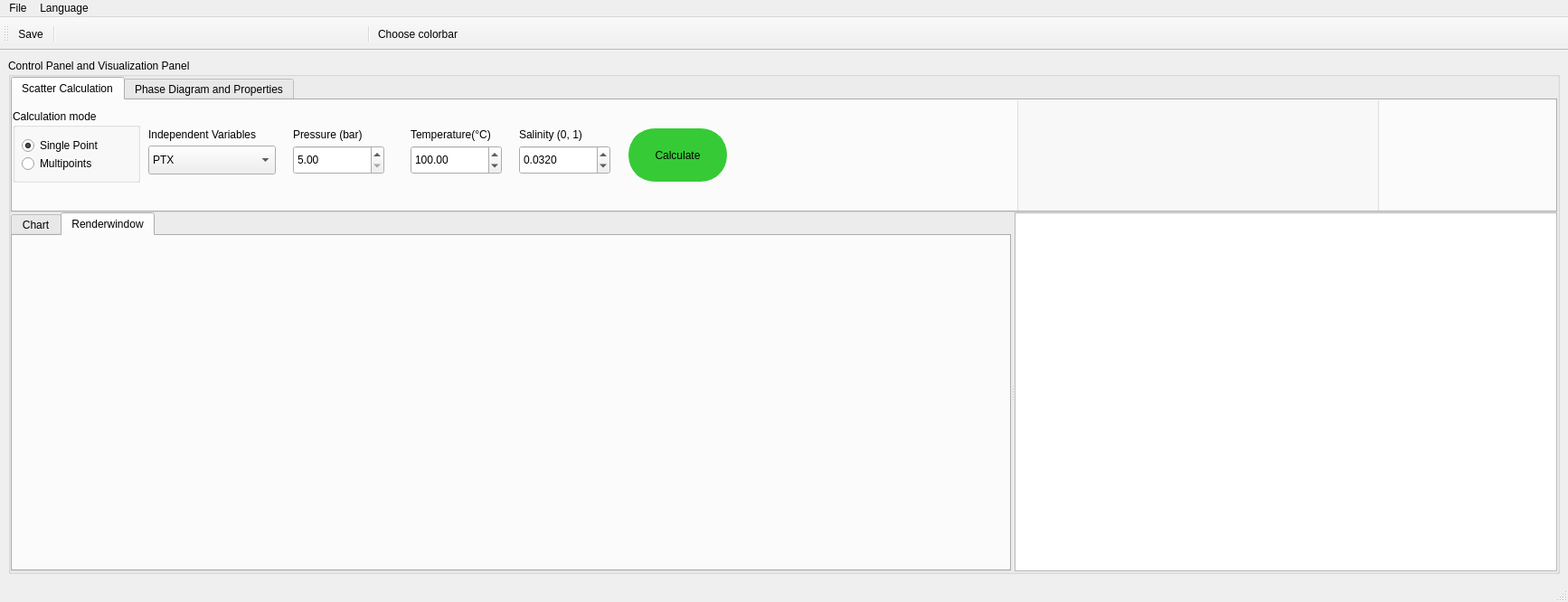
<?xml version="1.0" encoding="UTF-8"?>
<ui version="4.0">
 <class>MainWindow</class>
 <widget class="QMainWindow" name="MainWindow">
  <property name="geometry">
   <rect>
    <x>0</x>
    <y>0</y>
    <width>1734</width>
    <height>666</height>
   </rect>
  </property>
  <property name="minimumSize">
   <size>
    <width>1000</width>
    <height>500</height>
   </size>
  </property>
  <property name="windowTitle">
   <string>MainWindow</string>
  </property>
  <property name="windowIcon">
   <iconset resource="Icons/icons.qrc">
    <normaloff>:/Icons/help.png</normaloff>:/Icons/help.png</iconset>
  </property>
  <property name="iconSize">
   <size>
    <width>22</width>
    <height>22</height>
   </size>
  </property>
  <widget class="QWidget" name="centralwidget">
   <layout class="QGridLayout" name="gridLayout">
    <item row="0" column="0">
     <widget class="QGroupBox" name="groupBoxGraph">
      <property name="sizePolicy">
       <sizepolicy hsizetype="Expanding" vsizetype="Expanding">
        <horstretch>1</horstretch>
        <verstretch>1</verstretch>
       </sizepolicy>
      </property>
      <property name="title">
       <string>Control Panel and Visualization Panel</string>
      </property>
      <layout class="QVBoxLayout">
       <property name="spacing">
        <number>0</number>
       </property>
       <property name="leftMargin">
        <number>0</number>
       </property>
       <property name="topMargin">
        <number>0</number>
       </property>
       <property name="rightMargin">
        <number>0</number>
       </property>
       <property name="bottomMargin">
        <number>0</number>
       </property>
       <item>
        <widget class="QTabWidget" name="tabWidget">
         <property name="minimumSize">
          <size>
           <width>0</width>
           <height>100</height>
          </size>
         </property>
         <property name="maximumSize">
          <size>
           <width>16777215</width>
           <height>150</height>
          </size>
         </property>
         <property name="currentIndex">
          <number>0</number>
         </property>
         <widget class="QWidget" name="tab">
          <attribute name="icon">
           <iconset resource="Icons/icons.qrc">
            <normaloff>:/Icons/Icons_PV/pqPolygonSelectSurfacePoint.svg</normaloff>:/Icons/Icons_PV/pqPolygonSelectSurfacePoint.svg</iconset>
          </attribute>
          <attribute name="title">
           <string>Scatter Calculation</string>
          </attribute>
          <widget class="QDoubleSpinBox" name="doubleSpinBox">
           <property name="geometry">
            <rect>
             <x>310</x>
             <y>50</y>
             <width>101</width>
             <height>32</height>
            </rect>
           </property>
           <property name="decimals">
            <number>2</number>
           </property>
           <property name="minimum">
            <double>5.000000000000000</double>
           </property>
           <property name="maximum">
            <double>1000.000000000000000</double>
           </property>
           <property name="value">
            <double>5.000000000000000</double>
           </property>
          </widget>
          <widget class="QGroupBox" name="groupBox">
           <property name="geometry">
            <rect>
             <x>0</x>
             <y>10</y>
             <width>141</width>
             <height>81</height>
            </rect>
           </property>
           <property name="title">
            <string>Calculation mode</string>
           </property>
           <widget class="QRadioButton" name="radioButton">
            <property name="geometry">
             <rect>
              <x>10</x>
              <y>30</y>
              <width>121</width>
              <height>20</height>
             </rect>
            </property>
            <property name="text">
             <string>Single Point</string>
            </property>
            <property name="icon">
             <iconset resource="Icons/icons.qrc">
              <normaloff>:/Icons/Icons_PV/pqInsituBreakpoint16.png</normaloff>:/Icons/Icons_PV/pqInsituBreakpoint16.png</iconset>
            </property>
            <property name="checked">
             <bool>true</bool>
            </property>
           </widget>
           <widget class="QRadioButton" name="radioButton_2">
            <property name="geometry">
             <rect>
              <x>10</x>
              <y>50</y>
              <width>121</width>
              <height>20</height>
             </rect>
            </property>
            <property name="text">
             <string>Multipoints</string>
            </property>
            <property name="icon">
             <iconset resource="Icons/icons.qrc">
              <normaloff>:/Icons/Icons_PV/pqSelectChartPolygon.svg</normaloff>:/Icons/Icons_PV/pqSelectChartPolygon.svg</iconset>
            </property>
           </widget>
          </widget>
          <widget class="QPushButton" name="pushButton_2">
           <property name="geometry">
            <rect>
             <x>680</x>
             <y>30</y>
             <width>111</width>
             <height>61</height>
            </rect>
           </property>
           <property name="toolTip">
            <string extracomment="Calculate Scatter point"/>
           </property>
           <property name="statusTip">
            <string/>
           </property>
           <property name="styleSheet">
            <string notr="true">background-color: rgba(0, 190,0,200);
border-style: solid;
border-color: white;
border-width: 1px;
border-radius: 30px;</string>
           </property>
           <property name="text">
            <string>Calculate</string>
           </property>
          </widget>
          <widget class="QComboBox" name="comboBox">
           <property name="geometry">
            <rect>
             <x>150</x>
             <y>50</y>
             <width>141</width>
             <height>32</height>
            </rect>
           </property>
           <item>
            <property name="text">
             <string>PTX</string>
            </property>
           </item>
           <item>
            <property name="text">
             <string>PHX</string>
            </property>
           </item>
          </widget>
          <widget class="QLabel" name="label">
           <property name="geometry">
            <rect>
             <x>150</x>
             <y>30</y>
             <width>151</width>
             <height>16</height>
            </rect>
           </property>
           <property name="text">
            <string>Independent Variables</string>
           </property>
          </widget>
          <widget class="QLabel" name="label_2">
           <property name="geometry">
            <rect>
             <x>310</x>
             <y>30</y>
             <width>91</width>
             <height>16</height>
            </rect>
           </property>
           <property name="text">
            <string>Pressure (bar)</string>
           </property>
          </widget>
          <widget class="QDoubleSpinBox" name="doubleSpinBox_2">
           <property name="geometry">
            <rect>
             <x>440</x>
             <y>50</y>
             <width>101</width>
             <height>32</height>
            </rect>
           </property>
           <property name="minimum">
            <double>0.000000000000000</double>
           </property>
           <property name="maximum">
            <double>1000.000000000000000</double>
           </property>
           <property name="singleStep">
            <double>5.000000000000000</double>
           </property>
           <property name="value">
            <double>100.000000000000000</double>
           </property>
          </widget>
          <widget class="QLabel" name="label_3">
           <property name="geometry">
            <rect>
             <x>440</x>
             <y>30</y>
             <width>101</width>
             <height>16</height>
            </rect>
           </property>
           <property name="text">
            <string>Temperature(°C)</string>
           </property>
          </widget>
          <widget class="QDoubleSpinBox" name="doubleSpinBox_3">
           <property name="geometry">
            <rect>
             <x>560</x>
             <y>50</y>
             <width>101</width>
             <height>32</height>
            </rect>
           </property>
           <property name="decimals">
            <number>4</number>
           </property>
           <property name="minimum">
            <double>0.000100000000000</double>
           </property>
           <property name="maximum">
            <double>0.999900000000000</double>
           </property>
           <property name="singleStep">
            <double>0.000100000000000</double>
           </property>
           <property name="value">
            <double>0.032000000000000</double>
           </property>
          </widget>
          <widget class="QLabel" name="label_4">
           <property name="geometry">
            <rect>
             <x>560</x>
             <y>30</y>
             <width>91</width>
             <height>16</height>
            </rect>
           </property>
           <property name="text">
            <string>Salinity (0, 1)</string>
           </property>
          </widget>
          <widget class="QGroupBox" name="group_Meters">
           <property name="geometry">
            <rect>
             <x>1110</x>
             <y>-30</y>
             <width>401</width>
             <height>161</height>
            </rect>
           </property>
           <property name="title">
            <string>GroupBox</string>
           </property>
           <widget class="Meter" name="meter_thirdVar" native="true">
            <property name="geometry">
             <rect>
              <x>270</x>
              <y>30</y>
              <width>120</width>
              <height>80</height>
             </rect>
            </property>
           </widget>
           <widget class="Meter" name="meter_firstVar" native="true">
            <property name="geometry">
             <rect>
              <x>10</x>
              <y>30</y>
              <width>120</width>
              <height>80</height>
             </rect>
            </property>
           </widget>
           <widget class="Meter" name="meter_secondVar" native="true">
            <property name="geometry">
             <rect>
              <x>140</x>
              <y>30</y>
              <width>120</width>
              <height>80</height>
             </rect>
            </property>
           </widget>
          </widget>
         </widget>
         <widget class="QWidget" name="tab_2">
          <attribute name="icon">
           <iconset resource="Icons/icons.qrc">
            <normaloff>:/Icons/Icons_PV/pqProbeLocation.svg</normaloff>:/Icons/Icons_PV/pqProbeLocation.svg</iconset>
          </attribute>
          <attribute name="title">
           <string>Phase Diagram and Properties</string>
          </attribute>
          <widget class="QGroupBox" name="groupBox_2">
           <property name="geometry">
            <rect>
             <x>10</x>
             <y>0</y>
             <width>101</width>
             <height>111</height>
            </rect>
           </property>
           <property name="title">
            <string>Dimension</string>
           </property>
           <widget class="QRadioButton" name="radioButton_3">
            <property name="geometry">
             <rect>
              <x>10</x>
              <y>20</y>
              <width>81</width>
              <height>20</height>
             </rect>
            </property>
            <property name="text">
             <string>1D</string>
            </property>
            <property name="icon">
             <iconset resource="Icons/icons.qrc">
              <normaloff>:/Icons/Icons_PV/pqPlotLineOverTime24.png</normaloff>:/Icons/Icons_PV/pqPlotLineOverTime24.png</iconset>
            </property>
            <property name="checked">
             <bool>true</bool>
            </property>
           </widget>
           <widget class="QRadioButton" name="radioButton_4">
            <property name="geometry">
             <rect>
              <x>10</x>
              <y>50</y>
              <width>81</width>
              <height>20</height>
             </rect>
            </property>
            <property name="text">
             <string>2D</string>
            </property>
            <property name="icon">
             <iconset resource="Icons/icons.qrc">
              <normaloff>:/Icons/Icons_PV/pqSlice.svg</normaloff>:/Icons/Icons_PV/pqSlice.svg</iconset>
            </property>
           </widget>
           <widget class="QRadioButton" name="radioButton_5">
            <property name="geometry">
             <rect>
              <x>10</x>
              <y>80</y>
              <width>81</width>
              <height>20</height>
             </rect>
            </property>
            <property name="text">
             <string>3D</string>
            </property>
            <property name="icon">
             <iconset resource="Icons/icons.qrc">
              <normaloff>:/Icons/Icons_PV/pq3DView16.png</normaloff>:/Icons/Icons_PV/pq3DView16.png</iconset>
            </property>
           </widget>
          </widget>
          <widget class="QGroupBox" name="groupBox_fixed_Var">
           <property name="geometry">
            <rect>
             <x>780</x>
             <y>0</y>
             <width>231</width>
             <height>111</height>
            </rect>
           </property>
           <property name="title">
            <string>Fixed variables</string>
           </property>
           <widget class="QLabel" name="label_fixed_secondVar">
            <property name="geometry">
             <rect>
              <x>10</x>
              <y>80</y>
              <width>101</width>
              <height>20</height>
             </rect>
            </property>
            <property name="text">
             <string>Salinity (wt %)</string>
            </property>
           </widget>
           <widget class="QDoubleSpinBox" name="doubleSpinBox_fixed_firstVar">
            <property name="geometry">
             <rect>
              <x>130</x>
              <y>23</y>
              <width>91</width>
              <height>22</height>
             </rect>
            </property>
            <property name="minimum">
             <double>5.000000000000000</double>
            </property>
            <property name="maximum">
             <double>1000.000000000000000</double>
            </property>
            <property name="singleStep">
             <double>1.000000000000000</double>
            </property>
           </widget>
           <widget class="QLabel" name="label_fixed_firsVar">
            <property name="geometry">
             <rect>
              <x>10</x>
              <y>23</y>
              <width>101</width>
              <height>20</height>
             </rect>
            </property>
            <property name="text">
             <string>Pressure (bar)</string>
            </property>
           </widget>
           <widget class="QDoubleSpinBox" name="doubleSpinBox_fixed_secondVar">
            <property name="geometry">
             <rect>
              <x>130</x>
              <y>80</y>
              <width>91</width>
              <height>22</height>
             </rect>
            </property>
            <property name="decimals">
             <number>4</number>
            </property>
            <property name="minimum">
             <double>0.000100000000000</double>
            </property>
            <property name="maximum">
             <double>0.999900000000000</double>
            </property>
            <property name="singleStep">
             <double>0.000100000000000</double>
            </property>
            <property name="value">
             <double>0.032000000000000</double>
            </property>
           </widget>
          </widget>
          <widget class="QPushButton" name="pushButton">
           <property name="geometry">
            <rect>
             <x>1330</x>
             <y>10</y>
             <width>102</width>
             <height>102</height>
            </rect>
           </property>
           <property name="styleSheet">
            <string notr="true">border-radius: 50px 50px;
background-color: qlineargradient(spread:pad, x1:1, y1:1, x2:0, y2:0, stop:0 rgba(0, 196, 0, 255), stop:1 rgba(255, 255, 255, 255)); 
QPushButton#pushButton {
     background-color: yellow;
 }
 QPushButton#pushButton:hover {
     background-color: green;
 }
QPushButton:hover{
                   &quot;background-color:rgba(100,255,100,100);&quot;
                   &quot;border-color:rgba(255,255,255,200);&quot;
                   &quot;color:rgba(0,0,0,200);&quot;
                   };</string>
           </property>
           <property name="text">
            <string>Calculate</string>
           </property>
           <property name="iconSize">
            <size>
             <width>50</width>
             <height>50</height>
            </size>
           </property>
          </widget>
          <widget class="QGroupBox" name="groupBox_Variables">
           <property name="geometry">
            <rect>
             <x>230</x>
             <y>-1</y>
             <width>541</width>
             <height>111</height>
            </rect>
           </property>
           <property name="title">
            <string>Variables</string>
           </property>
           <widget class="QLabel" name="label_delta_firstVar">
            <property name="geometry">
             <rect>
              <x>10</x>
              <y>53</y>
              <width>71</width>
              <height>20</height>
             </rect>
            </property>
            <property name="text">
             <string>dT(kJ/kg):</string>
            </property>
           </widget>
           <widget class="QDoubleSpinBox" name="doubleSpinBox_min_firstVar">
            <property name="enabled">
             <bool>true</bool>
            </property>
            <property name="geometry">
             <rect>
              <x>80</x>
              <y>83</y>
              <width>91</width>
              <height>22</height>
             </rect>
            </property>
            <property name="minimum">
             <double>273.149999999999977</double>
            </property>
            <property name="maximum">
             <double>1273.150000000000091</double>
            </property>
            <property name="singleStep">
             <double>1.000000000000000</double>
            </property>
            <property name="value">
             <double>273.149999999999977</double>
            </property>
           </widget>
           <widget class="QLabel" name="label_min_firstVar">
            <property name="geometry">
             <rect>
              <x>9</x>
              <y>83</y>
              <width>71</width>
              <height>20</height>
             </rect>
            </property>
            <property name="text">
             <string>Min:</string>
            </property>
           </widget>
           <widget class="QDoubleSpinBox" name="doubleSpinBox_delta_firstVar">
            <property name="enabled">
             <bool>true</bool>
            </property>
            <property name="geometry">
             <rect>
              <x>80</x>
              <y>53</y>
              <width>91</width>
              <height>22</height>
             </rect>
            </property>
            <property name="minimum">
             <double>0.100000000000000</double>
            </property>
            <property name="maximum">
             <double>100.000000000000000</double>
            </property>
            <property name="singleStep">
             <double>1.000000000000000</double>
            </property>
            <property name="value">
             <double>10.000000000000000</double>
            </property>
           </widget>
           <widget class="QDoubleSpinBox" name="doubleSpinBox_max_firstVar">
            <property name="enabled">
             <bool>true</bool>
            </property>
            <property name="geometry">
             <rect>
              <x>80</x>
              <y>23</y>
              <width>91</width>
              <height>22</height>
             </rect>
            </property>
            <property name="styleSheet">
             <string notr="true"/>
            </property>
            <property name="minimum">
             <double>273.149999999999977</double>
            </property>
            <property name="maximum">
             <double>1273.150000000000091</double>
            </property>
            <property name="singleStep">
             <double>1.000000000000000</double>
            </property>
            <property name="value">
             <double>573.149999999999977</double>
            </property>
           </widget>
           <widget class="QLabel" name="label_max_firstVar">
            <property name="geometry">
             <rect>
              <x>9</x>
              <y>23</y>
              <width>71</width>
              <height>20</height>
             </rect>
            </property>
            <property name="text">
             <string>Max:</string>
            </property>
           </widget>
           <widget class="QLabel" name="label_delta_secondVar">
            <property name="geometry">
             <rect>
              <x>191</x>
              <y>53</y>
              <width>71</width>
              <height>20</height>
             </rect>
            </property>
            <property name="text">
             <string>dP(bar):</string>
            </property>
           </widget>
           <widget class="QLabel" name="label_min_secondVar">
            <property name="geometry">
             <rect>
              <x>190</x>
              <y>83</y>
              <width>71</width>
              <height>20</height>
             </rect>
            </property>
            <property name="text">
             <string>Min:</string>
            </property>
           </widget>
           <widget class="QDoubleSpinBox" name="doubleSpinBox_delta_secondVar">
            <property name="enabled">
             <bool>true</bool>
            </property>
            <property name="geometry">
             <rect>
              <x>260</x>
              <y>53</y>
              <width>91</width>
              <height>22</height>
             </rect>
            </property>
            <property name="minimum">
             <double>0.100000000000000</double>
            </property>
            <property name="maximum">
             <double>100.000000000000000</double>
            </property>
            <property name="singleStep">
             <double>1.000000000000000</double>
            </property>
            <property name="value">
             <double>10.000000000000000</double>
            </property>
           </widget>
           <widget class="QLabel" name="label_max_secondVar">
            <property name="geometry">
             <rect>
              <x>190</x>
              <y>23</y>
              <width>71</width>
              <height>20</height>
             </rect>
            </property>
            <property name="text">
             <string>Max:</string>
            </property>
           </widget>
           <widget class="QDoubleSpinBox" name="doubleSpinBox_max_secondVar">
            <property name="enabled">
             <bool>true</bool>
            </property>
            <property name="geometry">
             <rect>
              <x>260</x>
              <y>23</y>
              <width>91</width>
              <height>22</height>
             </rect>
            </property>
            <property name="minimum">
             <double>5.000000000000000</double>
            </property>
            <property name="maximum">
             <double>1000.000000000000000</double>
            </property>
            <property name="singleStep">
             <double>1.000000000000000</double>
            </property>
            <property name="value">
             <double>400.000000000000000</double>
            </property>
           </widget>
           <widget class="QDoubleSpinBox" name="doubleSpinBox_min_secondVar">
            <property name="enabled">
             <bool>true</bool>
            </property>
            <property name="geometry">
             <rect>
              <x>260</x>
              <y>83</y>
              <width>91</width>
              <height>22</height>
             </rect>
            </property>
            <property name="minimum">
             <double>5.000000000000000</double>
            </property>
            <property name="maximum">
             <double>1000.000000000000000</double>
            </property>
            <property name="singleStep">
             <double>1.000000000000000</double>
            </property>
            <property name="value">
             <double>5.000000000000000</double>
            </property>
           </widget>
           <widget class="QLabel" name="label_delta_thirdVar">
            <property name="geometry">
             <rect>
              <x>371</x>
              <y>53</y>
              <width>71</width>
              <height>20</height>
             </rect>
            </property>
            <property name="text">
             <string>dX:</string>
            </property>
           </widget>
           <widget class="QLabel" name="label_min_thirdVar">
            <property name="geometry">
             <rect>
              <x>370</x>
              <y>83</y>
              <width>71</width>
              <height>20</height>
             </rect>
            </property>
            <property name="text">
             <string>Min:</string>
            </property>
           </widget>
           <widget class="QDoubleSpinBox" name="doubleSpinBox_delta_thirdVar">
            <property name="enabled">
             <bool>true</bool>
            </property>
            <property name="geometry">
             <rect>
              <x>440</x>
              <y>53</y>
              <width>91</width>
              <height>22</height>
             </rect>
            </property>
            <property name="minimum">
             <double>0.100000000000000</double>
            </property>
            <property name="maximum">
             <double>100.000000000000000</double>
            </property>
            <property name="singleStep">
             <double>1.000000000000000</double>
            </property>
            <property name="value">
             <double>10.000000000000000</double>
            </property>
           </widget>
           <widget class="QDoubleSpinBox" name="doubleSpinBox_max_thirdVar">
            <property name="enabled">
             <bool>true</bool>
            </property>
            <property name="geometry">
             <rect>
              <x>440</x>
              <y>23</y>
              <width>91</width>
              <height>22</height>
             </rect>
            </property>
            <property name="minimum">
             <double>5.000000000000000</double>
            </property>
            <property name="maximum">
             <double>1000.000000000000000</double>
            </property>
            <property name="singleStep">
             <double>1.000000000000000</double>
            </property>
            <property name="value">
             <double>400.000000000000000</double>
            </property>
           </widget>
           <widget class="QLabel" name="label_max_thirdVar">
            <property name="geometry">
             <rect>
              <x>370</x>
              <y>23</y>
              <width>71</width>
              <height>20</height>
             </rect>
            </property>
            <property name="text">
             <string>Max:</string>
            </property>
           </widget>
           <widget class="QDoubleSpinBox" name="doubleSpinBox_min_thirdVar">
            <property name="enabled">
             <bool>true</bool>
            </property>
            <property name="geometry">
             <rect>
              <x>440</x>
              <y>83</y>
              <width>91</width>
              <height>22</height>
             </rect>
            </property>
            <property name="minimum">
             <double>5.000000000000000</double>
            </property>
            <property name="maximum">
             <double>1000.000000000000000</double>
            </property>
            <property name="singleStep">
             <double>1.000000000000000</double>
            </property>
            <property name="value">
             <double>5.000000000000000</double>
            </property>
           </widget>
          </widget>
          <widget class="QLabel" name="label_8">
           <property name="geometry">
            <rect>
             <x>120</x>
             <y>10</y>
             <width>91</width>
             <height>20</height>
            </rect>
           </property>
           <property name="text">
            <string>Select variable</string>
           </property>
          </widget>
          <widget class="QComboBox" name="comboBox_selectVariable">
           <property name="geometry">
            <rect>
             <x>106</x>
             <y>30</y>
             <width>121</width>
             <height>32</height>
            </rect>
           </property>
           <item>
            <property name="text">
             <string>Temperature</string>
            </property>
           </item>
           <item>
            <property name="text">
             <string>Pressure</string>
            </property>
           </item>
           <item>
            <property name="text">
             <string>Salinity</string>
            </property>
           </item>
          </widget>
          <widget class="QComboBox" name="comboBox_selectProps">
           <property name="geometry">
            <rect>
             <x>106</x>
             <y>80</y>
             <width>121</width>
             <height>32</height>
            </rect>
           </property>
           <item>
            <property name="text">
             <string>Phase Region</string>
            </property>
           </item>
           <item>
            <property name="text">
             <string>Density</string>
            </property>
           </item>
           <item>
            <property name="text">
             <string>Enthalpy</string>
            </property>
           </item>
           <item>
            <property name="text">
             <string>Saturation</string>
            </property>
           </item>
           <item>
            <property name="text">
             <string>Viscosity</string>
            </property>
           </item>
           <item>
            <property name="text">
             <string>Salinity</string>
            </property>
           </item>
          </widget>
          <widget class="QLabel" name="label_18">
           <property name="geometry">
            <rect>
             <x>120</x>
             <y>60</y>
             <width>101</width>
             <height>20</height>
            </rect>
           </property>
           <property name="text">
            <string>Select Property</string>
           </property>
          </widget>
          <widget class="QGroupBox" name="groupBox_chartOptions">
           <property name="geometry">
            <rect>
             <x>1020</x>
             <y>-1</y>
             <width>301</width>
             <height>111</height>
            </rect>
           </property>
           <property name="title">
            <string>Chart options</string>
           </property>
           <widget class="QCheckBox" name="checkBox">
            <property name="geometry">
             <rect>
              <x>150</x>
              <y>23</y>
              <width>141</width>
              <height>20</height>
             </rect>
            </property>
            <property name="text">
             <string>Scatter Points</string>
            </property>
           </widget>
           <widget class="QCheckBox" name="checkBox_2">
            <property name="geometry">
             <rect>
              <x>10</x>
              <y>50</y>
              <width>131</width>
              <height>20</height>
             </rect>
            </property>
            <property name="text">
             <string>Bulk density</string>
            </property>
           </widget>
           <widget class="QCheckBox" name="checkBox_3">
            <property name="geometry">
             <rect>
              <x>150</x>
              <y>50</y>
              <width>141</width>
              <height>20</height>
             </rect>
            </property>
            <property name="text">
             <string>Liquid density</string>
            </property>
           </widget>
           <widget class="QCheckBox" name="checkBox_4">
            <property name="geometry">
             <rect>
              <x>10</x>
              <y>80</y>
              <width>131</width>
              <height>20</height>
             </rect>
            </property>
            <property name="text">
             <string>Vapour density</string>
            </property>
           </widget>
           <widget class="QCheckBox" name="checkBox_5">
            <property name="geometry">
             <rect>
              <x>150</x>
              <y>80</y>
              <width>141</width>
              <height>20</height>
             </rect>
            </property>
            <property name="text">
             <string>Halite density</string>
            </property>
           </widget>
           <widget class="QCheckBox" name="checkBox_6">
            <property name="geometry">
             <rect>
              <x>10</x>
              <y>23</y>
              <width>141</width>
              <height>20</height>
             </rect>
            </property>
            <property name="text">
             <string>Phase Region</string>
            </property>
            <property name="checked">
             <bool>true</bool>
            </property>
           </widget>
          </widget>
          <widget class="QRoundProgressBar" name="roundProgressBar" native="true">
           <property name="geometry">
            <rect>
             <x>1500</x>
             <y>10</y>
             <width>102</width>
             <height>102</height>
            </rect>
           </property>
           <property name="styleSheet">
            <string notr="true"/>
           </property>
          </widget>
         </widget>
        </widget>
       </item>
       <item>
        <widget class="QSplitter" name="splitter">
         <property name="sizePolicy">
          <sizepolicy hsizetype="Expanding" vsizetype="Preferred">
           <horstretch>1</horstretch>
           <verstretch>0</verstretch>
          </sizepolicy>
         </property>
         <property name="orientation">
          <enum>Qt::Horizontal</enum>
         </property>
         <widget class="QTabWidget" name="vtkWindowTab">
          <property name="enabled">
           <bool>true</bool>
          </property>
          <property name="sizePolicy">
           <sizepolicy hsizetype="Expanding" vsizetype="Expanding">
            <horstretch>1</horstretch>
            <verstretch>1</verstretch>
           </sizepolicy>
          </property>
          <property name="minimumSize">
           <size>
            <width>500</width>
            <height>200</height>
           </size>
          </property>
          <property name="currentIndex">
           <number>1</number>
          </property>
          <widget class="QWidget" name="tab_3">
           <attribute name="icon">
            <iconset resource="Icons/icons.qrc">
             <normaloff>:/Icons/Icons_PV/pqPlotLineOverTime24.png</normaloff>:/Icons/Icons_PV/pqPlotLineOverTime24.png</iconset>
           </attribute>
           <attribute name="title">
            <string>Chart</string>
           </attribute>
           <layout class="QGridLayout" name="gridLayout_2">
            <item row="0" column="0">
             <widget class="QVTKOpenGLNativeWidget" name="qvtkWidget" native="true"/>
            </item>
           </layout>
          </widget>
          <widget class="QWidget" name="tab_4">
           <attribute name="icon">
            <iconset resource="Icons/icons.qrc">
             <normaloff>:/Icons/Icons_PV/pqRenameWindow.svg</normaloff>:/Icons/Icons_PV/pqRenameWindow.svg</iconset>
           </attribute>
           <attribute name="title">
            <string>Renderwindow</string>
           </attribute>
           <layout class="QGridLayout" name="gridLayout_3">
            <item row="0" column="0">
             <widget class="QVTKOpenGLNativeWidget" name="qvtkWidget2" native="true"/>
            </item>
           </layout>
          </widget>
         </widget>
         <widget class="QTextEdit" name="textEdit">
          <property name="minimumSize">
           <size>
            <width>600</width>
            <height>200</height>
           </size>
          </property>
          <property name="lineWrapMode">
           <enum>QTextEdit::NoWrap</enum>
          </property>
          <property name="readOnly">
           <bool>true</bool>
          </property>
          <property name="placeholderText">
           <string/>
          </property>
         </widget>
        </widget>
       </item>
      </layout>
     </widget>
    </item>
   </layout>
  </widget>
  <widget class="QMenuBar" name="menubar">
   <property name="geometry">
    <rect>
     <x>0</x>
     <y>0</y>
     <width>1734</width>
     <height>24</height>
    </rect>
   </property>
   <widget class="QMenu" name="menuFile">
    <property name="title">
     <string>File</string>
    </property>
    <addaction name="actionOpenFile"/>
    <addaction name="actionSave"/>
    <addaction name="separator"/>
    <addaction name="actionPrint"/>
    <addaction name="actionHelp"/>
    <addaction name="actionExit"/>
    <addaction name="separator"/>
   </widget>
   <widget class="QMenu" name="menuLanguage">
    <property name="title">
     <string>Language</string>
    </property>
    <addaction name="actionEnglish"/>
    <addaction name="actionChinese"/>
    <addaction name="actionDeutsch"/>
   </widget>
   <addaction name="menuFile"/>
   <addaction name="menuLanguage"/>
  </widget>
  <widget class="QStatusBar" name="statusbar"/>
  <widget class="QToolBar" name="toolBar">
   <property name="orientation">
    <enum>Qt::Horizontal</enum>
   </property>
   <property name="iconSize">
    <size>
     <width>22</width>
     <height>22</height>
    </size>
   </property>
   <attribute name="toolBarArea">
    <enum>TopToolBarArea</enum>
   </attribute>
   <attribute name="toolBarBreak">
    <bool>false</bool>
   </attribute>
   <addaction name="actionSave"/>
   <addaction name="separator"/>
   <addaction name="vtkCameraControl_reset"/>
   <addaction name="vtkCameraControl_zoomToData"/>
   <addaction name="vtkCameraControl_zoomToBox"/>
   <addaction name="vtkCameraControl_pqXPlus"/>
   <addaction name="vtkCameraControl_pqXMinus"/>
   <addaction name="vtkCameraControl_pqYPlus"/>
   <addaction name="vtkCameraControl_pqYMinus"/>
   <addaction name="vtkCameraControl_pqZPlus"/>
   <addaction name="vtkCameraControl_pqZMinus"/>
   <addaction name="vtkCameraControl_rotate90ClockWise"/>
   <addaction name="vtkCameraControl_rotate90CounterClockWise"/>
   <addaction name="separator"/>
   <addaction name="chooseColorbar"/>
  </widget>
  <action name="actionOpenFile">
   <property name="enabled">
    <bool>true</bool>
   </property>
   <property name="icon">
    <iconset resource="Icons/icons.qrc">
     <normaloff>:/Icons/fileopen.png</normaloff>:/Icons/fileopen.png</iconset>
   </property>
   <property name="text">
    <string>Open File...</string>
   </property>
  </action>
  <action name="actionExit">
   <property name="text">
    <string>Exit</string>
   </property>
  </action>
  <action name="actionHelp">
   <property name="icon">
    <iconset resource="Icons/icons.qrc">
     <normaloff>:/Icons/help.png</normaloff>:/Icons/help.png</iconset>
   </property>
   <property name="text">
    <string>Help</string>
   </property>
  </action>
  <action name="actionSave">
   <property name="icon">
    <iconset resource="Icons/icons.qrc">
     <normaloff>:/Icons/filesave.png</normaloff>:/Icons/filesave.png</iconset>
   </property>
   <property name="text">
    <string>Save</string>
   </property>
  </action>
  <action name="vtkCameraControl_reset">
   <property name="icon">
    <iconset resource="Icons/icons.qrc">
     <normaloff>:/Icons/Icons_PV/pqResetCamera.png</normaloff>:/Icons/Icons_PV/pqResetCamera.png</iconset>
   </property>
   <property name="toolTip">
    <string>Reset camera</string>
   </property>
  </action>
  <action name="vtkCameraControl_zoomToData">
   <property name="icon">
    <iconset resource="Icons/icons.qrc">
     <normaloff>:/Icons/Icons_PV/pqZoomToData.svg</normaloff>:/Icons/Icons_PV/pqZoomToData.svg</iconset>
   </property>
   <property name="toolTip">
    <string>Zoom to Data</string>
   </property>
  </action>
  <action name="vtkCameraControl_zoomToBox">
   <property name="icon">
    <iconset resource="Icons/icons.qrc">
     <normaloff>:/Icons/Icons_PV/pqZoomToSelection.png</normaloff>:/Icons/Icons_PV/pqZoomToSelection.png</iconset>
   </property>
   <property name="toolTip">
    <string>Zoom to Box</string>
   </property>
  </action>
  <action name="vtkCameraControl_pqXPlus">
   <property name="icon">
    <iconset resource="Icons/icons.qrc">
     <normaloff>:/Icons/Icons_PV/pqXPlus.png</normaloff>:/Icons/Icons_PV/pqXPlus.png</iconset>
   </property>
   <property name="toolTip">
    <string>Set view direction to +x</string>
   </property>
  </action>
  <action name="vtkCameraControl_pqXMinus">
   <property name="icon">
    <iconset resource="Icons/icons.qrc">
     <normaloff>:/Icons/Icons_PV/pqXMinus.png</normaloff>:/Icons/Icons_PV/pqXMinus.png</iconset>
   </property>
   <property name="toolTip">
    <string>Set view direction to -x</string>
   </property>
  </action>
  <action name="vtkCameraControl_pqYPlus">
   <property name="icon">
    <iconset resource="Icons/icons.qrc">
     <normaloff>:/Icons/Icons_PV/pqYPlus.png</normaloff>:/Icons/Icons_PV/pqYPlus.png</iconset>
   </property>
   <property name="toolTip">
    <string>Set view direction to +y</string>
   </property>
  </action>
  <action name="vtkCameraControl_pqYMinus">
   <property name="icon">
    <iconset resource="Icons/icons.qrc">
     <normaloff>:/Icons/Icons_PV/pqYMinus.png</normaloff>:/Icons/Icons_PV/pqYMinus.png</iconset>
   </property>
   <property name="toolTip">
    <string>Set view direction to -y</string>
   </property>
  </action>
  <action name="vtkCameraControl_pqZPlus">
   <property name="icon">
    <iconset resource="Icons/icons.qrc">
     <normaloff>:/Icons/Icons_PV/pqZPlus.png</normaloff>:/Icons/Icons_PV/pqZPlus.png</iconset>
   </property>
   <property name="toolTip">
    <string>Set view direction to +z</string>
   </property>
  </action>
  <action name="vtkCameraControl_pqZMinus">
   <property name="icon">
    <iconset resource="Icons/icons.qrc">
     <normaloff>:/Icons/Icons_PV/pqZMinus.png</normaloff>:/Icons/Icons_PV/pqZMinus.png</iconset>
   </property>
   <property name="toolTip">
    <string>Set view direction to -z</string>
   </property>
  </action>
  <action name="vtkCameraControl_rotate90ClockWise">
   <property name="icon">
    <iconset resource="Icons/icons.qrc">
     <normaloff>:/Icons/Icons_PV/pqRotateCameraCW.png</normaloff>:/Icons/Icons_PV/pqRotateCameraCW.png</iconset>
   </property>
   <property name="toolTip">
    <string>Rotate 90° clockwise</string>
   </property>
  </action>
  <action name="vtkCameraControl_rotate90CounterClockWise">
   <property name="icon">
    <iconset resource="Icons/icons.qrc">
     <normaloff>:/Icons/Icons_PV/pqRotateCameraCCW.png</normaloff>:/Icons/Icons_PV/pqRotateCameraCCW.png</iconset>
   </property>
   <property name="toolTip">
    <string>Rotate 90° counterclockwise</string>
   </property>
  </action>
  <action name="chooseColorbar">
   <property name="icon">
    <iconset resource="Icons/icons.qrc">
     <normaloff>:/Icons/Icons_PV/pqEditColor.svg</normaloff>:/Icons/Icons_PV/pqEditColor.svg</iconset>
   </property>
   <property name="text">
    <string>Choose colorbar</string>
   </property>
   <property name="toolTip">
    <string>Choose colorbar</string>
   </property>
  </action>
  <action name="actionEnglish">
   <property name="icon">
    <iconset resource="Icons/icons.qrc">
     <normaloff>:/Icons/language/US.png</normaloff>:/Icons/language/US.png</iconset>
   </property>
   <property name="text">
    <string>English</string>
   </property>
  </action>
  <action name="actionChinese">
   <property name="icon">
    <iconset resource="Icons/icons.qrc">
     <normaloff>:/Icons/language/CH.png</normaloff>:/Icons/language/CH.png</iconset>
   </property>
   <property name="text">
    <string>简体中文</string>
   </property>
  </action>
  <action name="actionDeutsch">
   <property name="icon">
    <iconset resource="Icons/icons.qrc">
     <normaloff>:/Icons/language/DE.png</normaloff>:/Icons/language/DE.png</iconset>
   </property>
   <property name="text">
    <string>Deutsch</string>
   </property>
  </action>
  <action name="actionPrint">
   <property name="icon">
    <iconset resource="Icons/icons.qrc">
     <normaloff>:/Icons/print.png</normaloff>:/Icons/print.png</iconset>
   </property>
   <property name="text">
    <string>Print</string>
   </property>
  </action>
 </widget>
 <customwidgets>
  <customwidget>
   <class>QVTKOpenGLNativeWidget</class>
   <extends>QWidget</extends>
   <header>QVTKOpenGLNativeWidget.h</header>
  </customwidget>
  <customwidget>
   <class>QRoundProgressBar</class>
   <extends>QWidget</extends>
   <header>qroundprogressbar.h</header>
  </customwidget>
  <customwidget>
   <class>Meter</class>
   <extends>QWidget</extends>
   <header>Meter.h</header>
  </customwidget>
 </customwidgets>
 <resources>
  <include location="Icons/icons.qrc"/>
 </resources>
 <connections/>
</ui>
